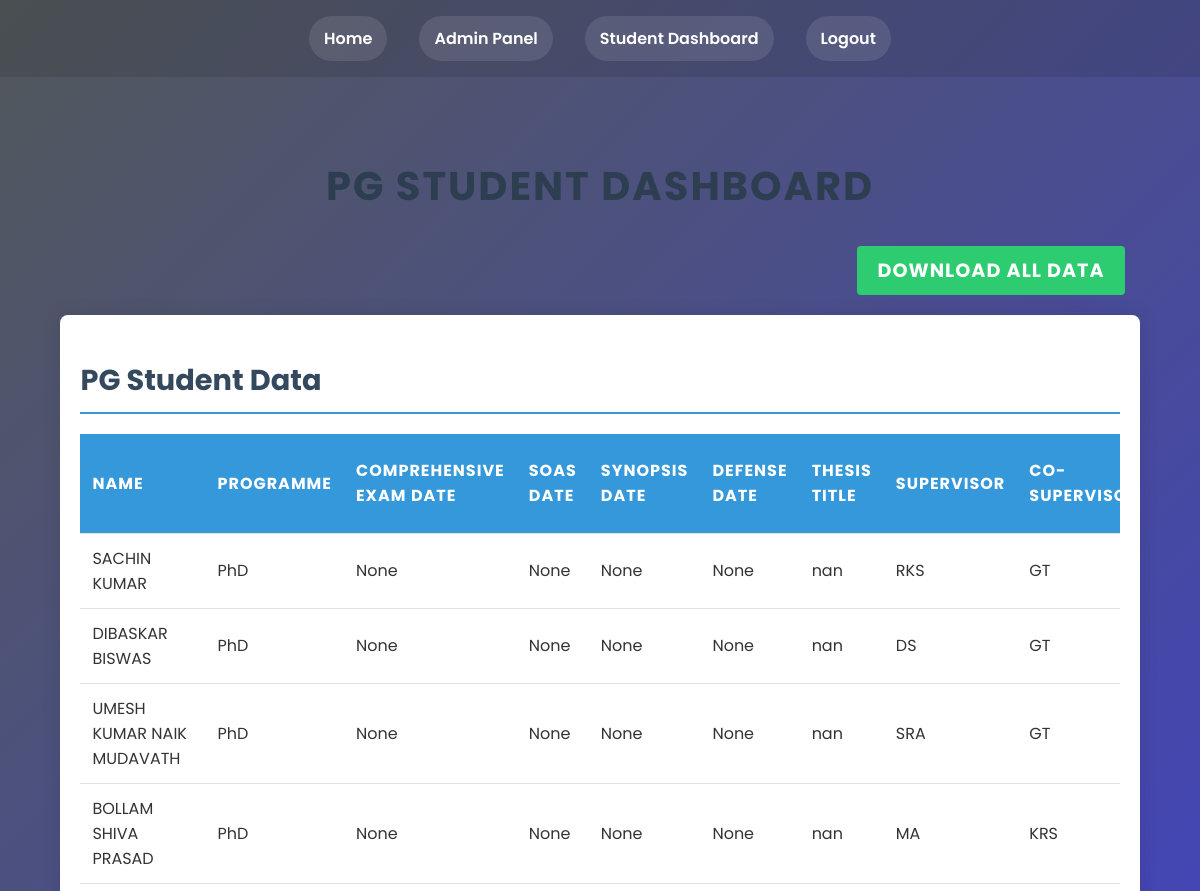
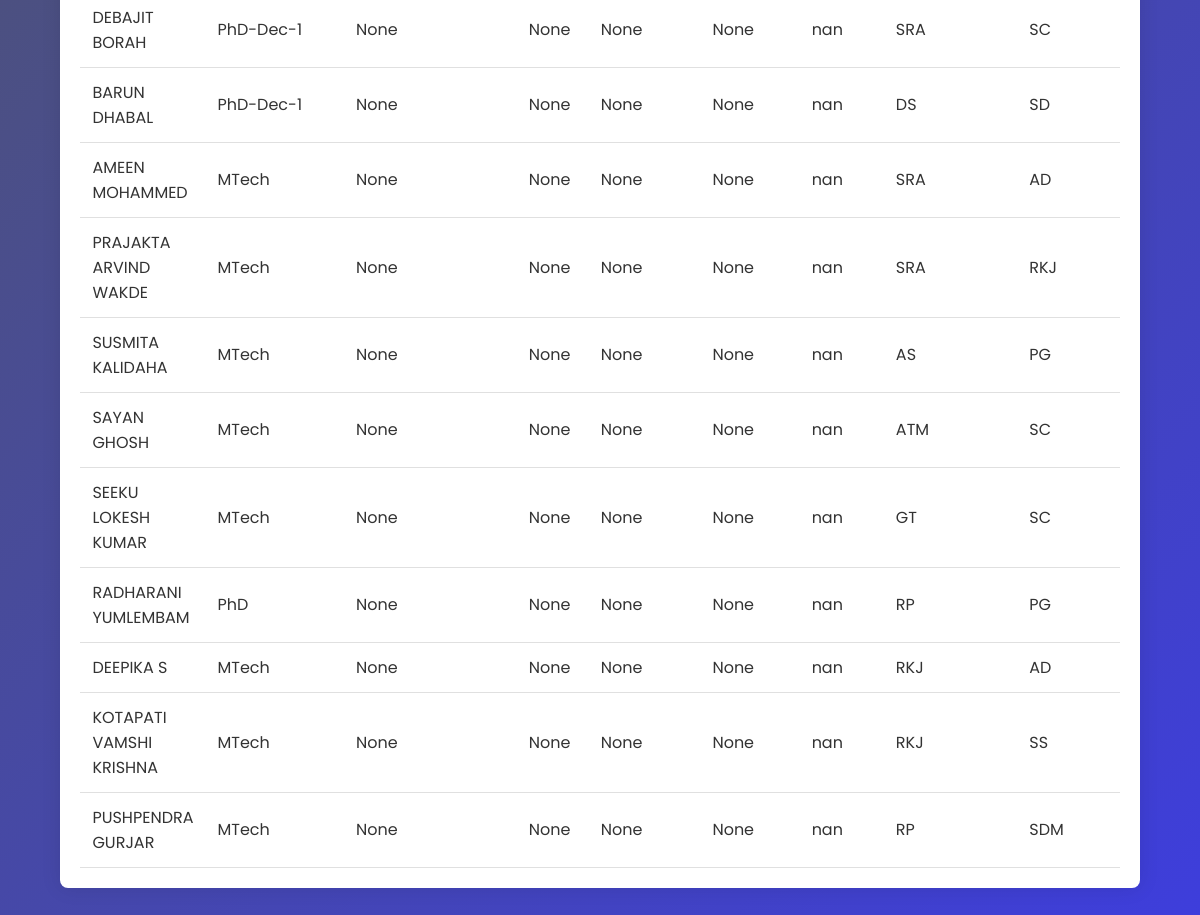
The app's page /pg_student_dashboard (signed in) with its own data (2 pictures, top to bottom).
### models.py (models this page shows)
class PGStudentData(db.Model):
    id = db.Column(db.Integer, primary_key=True)
    student_name = db.Column(db.String(100), nullable=False)
    programme = db.Column(db.String(100))
    comprehensive_exam_date = db.Column(db.String(100))
    soas_date = db.Column(db.String(100))
    synopsis_date = db.Column(db.String(100))
    defense_date = db.Column(db.String(100))
    thesis_title = db.Column(db.String(200))
    supervisor = db.Column(db.String(100))
    co_supervisor = db.Column(db.String(100))
    extra_column1 = db.Column(db.String(100))
    extra_column2 = db.Column(db.String(100))

### routes.py (the view, shortened to what this page needs)
@app.route("/pg_student_dashboard", methods=['GET', 'POST'])
@login_required
def pg_student_dashboard():
    if current_user.role not in ['pg_student_admin', 'admin', 'equipment_admin', 'space_admin', 'student', 'super_admin']:
        flash('Access denied. You must be a PG Student Admin, Admin, Equipment Admin or space admin to view this page.', 'danger')
        return redirect(url_for('home'))
    if current_user.role in ['admin', 'equipment_admin', 'space_admin']:
        pg_student_data = PGStudentData.query.all()
        programmes = db.session.query(PGStudentData.programme).distinct().all()
        programmes = [p[0] for p in programmes]
        return render_template('pg_student_dashboard.html',
                               title='PG Student Dashboard',
                               pg_student_data=pg_student_data,
                               programmes=programmes,
                               is_admin=True)

### models.py (called while the page is built)
@login_manager.user_loader
def load_user(user_id):
    return User.query.get(int(user_id))

### templates/pg_student_dashboard.html (shortened to what this page needs)
{% extends "layout.html" %}
{% block content %}
<div class="container">
    <h1 class="dashboard-title">PG Student Dashboard</h1>
    {% if is_admin %}
        <div class="download-section">
            <a href="{{ url_for('download_all_pg_data') }}" class="btn btn-success">Download All Data</a>
        </div>
        {% endif %}
    <div class="data-section">
        <h2>PG Student Data</h2>
        <div class="table-responsive">
            <table class="table table-striped table-hover">
                <thead>
                    <tr>
                        <th>Name</th>
                        <th>Programme</th>
                        <th>Comprehensive Exam Date</th>
                        <th>SOAS Date</th>
                        <th>Synopsis Date</th>
                        <th>Defense Date</th>
                        <th>Thesis Title</th>
                        <th>Supervisor</th>
                        <th>Co-Supervisor</th>
                    </tr>
                </thead>
                <tbody>
                    {% for data in pg_student_data %}
                    <tr>
                        <td>{{ data.student_name }}</td>
                        <td>{{ data.programme }}</td>
                        <td>{{ data.comprehensive_exam_date }}</td>
                        <td>{{ data.soas_date }}</td>
                        <td>{{ data.synopsis_date }}</td>
                        <td>{{ data.defense_date }}</td>
                        <td>{{ data.thesis_title }}</td>
                        <td>{{ data.supervisor }}</td>
                        <td>{{ data.co_supervisor }}</td>
                    </tr>
                    {% endfor %}
                </tbody>
            </table>
        </div>
    </div>
</div>
{% endblock content %}

### static/css/styles.css (style rules this page uses)
body { background: linear-gradient(135deg, #52585a 0%, #1313d9cf 100%); color: #ffffff; font-family: 'Poppins', sans-serif; margin: 0; padding: 0; min-height: 100vh; display: flex; flex-direction: column; }
.btn { display: inline-block; padding: 15px 40px; margin: 0 15px; border-radius: 50px; font-size: 1.2rem; font-weight: bold; text-decoration: none; transition: all 0.3s ease; text-transform: uppercase; letter-spacing: 1px; }

### templates/pg_student_dashboard.html (style rules this page uses)
body { background-color: #f4f4f4; color: #333; }
.container { max-width: 95%; margin: 0 auto; padding: 20px; }
.dashboard-title { color: #2c3e50; text-align: center; margin-bottom: 30px; font-size: 2.5em; text-transform: uppercase; letter-spacing: 2px; }
.filter-section, .data-section { background-color: #fff; border-radius: 8px; box-shadow: 0 0 20px rgba(0, 0, 0, 0.1); padding: 20px; margin-bottom: 30px; }
.filter-section h2, .data-section h2 { color: #34495e; margin-bottom: 20px; font-size: 1.8em; border-bottom: 2px solid #3498db; padding-bottom: 10px; }
.btn { padding: 10px 20px; border: none; border-radius: 4px; cursor: pointer; transition: background-color 0.3s ease; color: white; }
.btn-success { background-color: #2ecc71; }
.download-section { text-align: right; margin-bottom: 20px; }
.table-responsive { overflow-x: auto; }
.table { width: 100%; border-collapse: separate; border-spacing: 0; }
.table th, .table td { padding: 12px; text-align: left; border-bottom: 1px solid #e0e0e0; color: #333; }
.table thead th { background-color: #3498db; color: white; font-weight: bold; text-transform: uppercase; letter-spacing: 1px; }

### records on screen
PGStudentData: student_name "SACHIN KUMAR", programme "PhD", comprehensive_exam_date "None", soas_date "None", synopsis_date "None", defense_date "None", thesis_title "nan", supervisor "RKS", co_supervisor "GT"
PGStudentData: student_name "DIBASKAR BISWAS", programme "PhD", comprehensive_exam_date "None", soas_date "None", synopsis_date "None", defense_date "None", thesis_title "nan", supervisor "DS", co_supervisor "GT"
PGStudentData: student_name "UMESH KUMAR NAIK MUDAVATH", programme "PhD", comprehensive_exam_date "None", soas_date "None", synopsis_date "None", defense_date "None", thesis_title "nan", supervisor "SRA", co_supervisor "GT"
PGStudentData: student_name "BOLLAM SHIVA PRASAD", programme "PhD", comprehensive_exam_date "None", soas_date "None", synopsis_date "None", defense_date "None", thesis_title "nan", supervisor "MA", co_supervisor "KRS"
PGStudentData: student_name "DEBAJIT BORAH", programme "PhD-Dec-1", comprehensive_exam_date "None", soas_date "None", synopsis_date "None", defense_date "None", thesis_title "nan", supervisor "SRA", co_supervisor "SC"
PGStudentData: student_name "BARUN DHABAL", programme "PhD-Dec-1", comprehensive_exam_date "None", soas_date "None", synopsis_date "None", defense_date "None", thesis_title "nan", supervisor "DS", co_supervisor "SD"
PGStudentData: student_name "AMEEN MOHAMMED", programme "MTech", comprehensive_exam_date "None", soas_date "None", synopsis_date "None", defense_date "None", thesis_title "nan", supervisor "SRA", co_supervisor "AD"
PGStudentData: student_name "PRAJAKTA ARVIND WAKDE", programme "MTech", comprehensive_exam_date "None", soas_date "None", synopsis_date "None", defense_date "None", thesis_title "nan", supervisor "SRA", co_supervisor "RKJ"
PGStudentData: student_name "SUSMITA KALIDAHA", programme "MTech", comprehensive_exam_date "None", soas_date "None", synopsis_date "None", defense_date "None", thesis_title "nan", supervisor "AS", co_supervisor "PG"
PGStudentData: student_name "SAYAN GHOSH", programme "MTech", comprehensive_exam_date "None", soas_date "None", synopsis_date "None", defense_date "None", thesis_title "nan", supervisor "ATM", co_supervisor "SC"
PGStudentData: student_name "SEEKU LOKESH KUMAR", programme "MTech", comprehensive_exam_date "None", soas_date "None", synopsis_date "None", defense_date "None", thesis_title "nan", supervisor "GT", co_supervisor "SC"
PGStudentData: student_name "RADHARANI YUMLEMBAM", programme "PhD", comprehensive_exam_date "None", soas_date "None", synopsis_date "None", defense_date "None", thesis_title "nan", supervisor "RP", co_supervisor "PG"
PGStudentData: student_name "DEEPIKA S", programme "MTech", comprehensive_exam_date "None", soas_date "None", synopsis_date "None", defense_date "None", thesis_title "nan", supervisor "RKJ", co_supervisor "AD"
PGStudentData: student_name "KOTAPATI VAMSHI KRISHNA", programme "MTech", comprehensive_exam_date "None", soas_date "None", synopsis_date "None", defense_date "None", thesis_title "nan", supervisor "RKJ", co_supervisor "SS"
PGStudentData: student_name "PUSHPENDRA GURJAR", programme "MTech", comprehensive_exam_date "None", soas_date "None", synopsis_date "None", defense_date "None", thesis_title "nan", supervisor "RP", co_supervisor "SDM"
